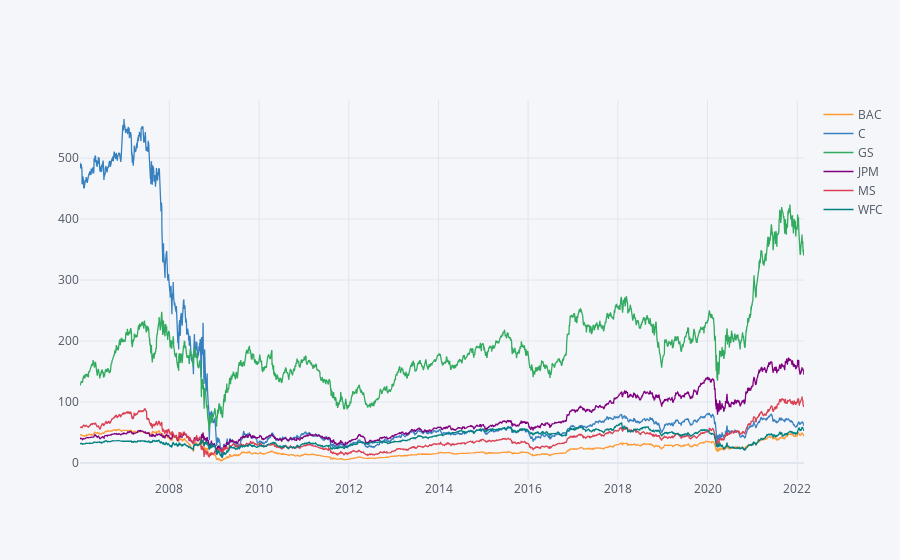

Notebook code for this chart:
### Code cell
bank_stocks.xs(key='Close',axis="columns", level='Stock Info').iplot(kind='line')

### Figure 1 — Plotly figure (JSON) as saved in the notebook; plotly's stock layout.template omitted (floating-point values rounded to 4 significant figures; data arrays with more than 128 entries replaced by an {"elided": "..."} marker saying what was removed)
{"data": [{"line": {"color": "rgba(255, 153, 51, 1.0)", "dash": "solid", "shape": "linear", "width": 1.3}, "mode": "lines", "name": "BAC", "text": "", "type": "scatter", "x": {"elided": "4066 str values"}, "y": {"elided": "4066 float values"}}, {"line": {"color": "rgba(55, 128, 191, 1.0)", "dash": "solid", "shape": "linear", "width": 1.3}, "mode": "lines", "name": "C", "text": "", "type": "scatter", "x": {"elided": "4066 str values"}, "y": {"elided": "4066 float values"}}, {"line": {"color": "rgba(50, 171, 96, 1.0)", "dash": "solid", "shape": "linear", "width": 1.3}, "mode": "lines", "name": "GS", "text": "", "type": "scatter", "x": {"elided": "4066 str values"}, "y": {"elided": "4066 float values"}}, {"line": {"color": "rgba(128, 0, 128, 1.0)", "dash": "solid", "shape": "linear", "width": 1.3}, "mode": "lines", "name": "JPM", "text": "", "type": "scatter", "x": {"elided": "4066 str values"}, "y": {"elided": "4066 float values"}}, {"line": {"color": "rgba(219, 64, 82, 1.0)", "dash": "solid", "shape": "linear", "width": 1.3}, "mode": "lines", "name": "MS", "text": "", "type": "scatter", "x": {"elided": "4066 str values"}, "y": {"elided": "4066 float values"}}, {"line": {"color": "rgba(0, 128, 128, 1.0)", "dash": "solid", "shape": "linear", "width": 1.3}, "mode": "lines", "name": "WFC", "text": "", "type": "scatter", "x": {"elided": "4066 str values"}, "y": {"elided": "4066 float values"}}], "layout": {"legend": {"bgcolor": "#F5F6F9", "font": {"color": "#4D5663"}}, "paper_bgcolor": "#F5F6F9", "plot_bgcolor": "#F5F6F9", "title": {"font": {"color": "#4D5663"}}, "xaxis": {"gridcolor": "#E1E5ED", "showgrid": true, "tickfont": {"color": "#4D5663"}, "title": {"font": {"color": "#4D5663"}, "text": ""}, "zerolinecolor": "#E1E5ED"}, "yaxis": {"gridcolor": "#E1E5ED", "showgrid": true, "tickfont": {"color": "#4D5663"}, "title": {"font": {"color": "#4D5663"}, "text": ""}, "zerolinecolor": "#E1E5ED"}}}
